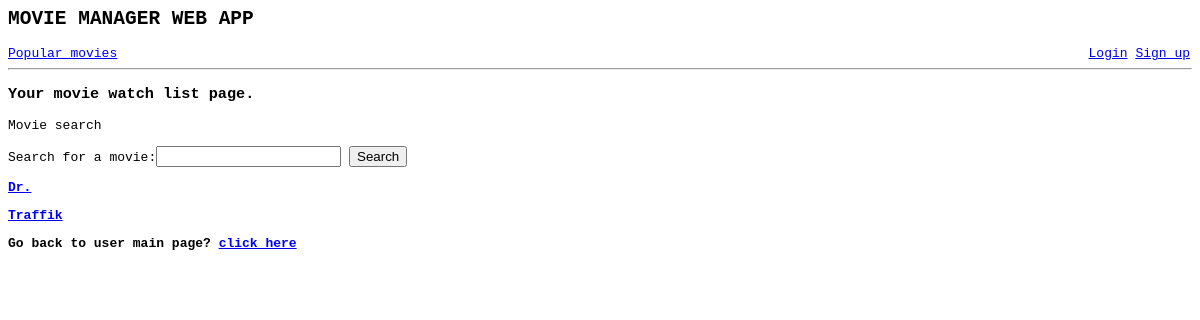
Before: /user/movies/watchlist/ with the older database file.
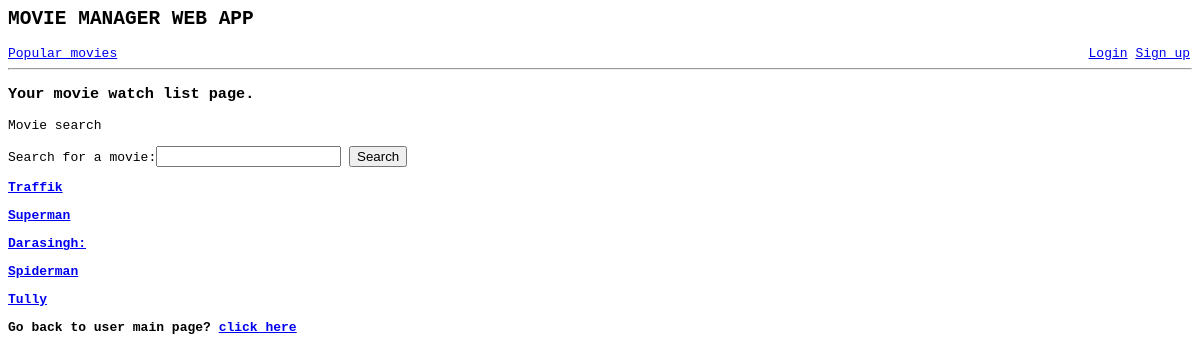
After: the same page with the newer database file.
### movie_wishlist/models.py (models this page shows)
class WatchList(models.Model):
    name = models.CharField(max_length=200)
    year = models.CharField(max_length=200)
    actor = models.CharField(max_length=200)
    director = models.CharField(max_length=200)

### movie_wishlist/views.py (the view)
# urls.py: url(r'^user/movies/watchlist/$', views.watch_list, name = 'watch_list'),
def watch_list(request):
    watchlist = WatchList.objects.all()
    form = WatchListForm()
    search_movie = request.GET.get('search_movie')
    args = {'form' : form, 'watchlist': watchlist}
    return render(request, 'movie_wishlist/watchlist.html', args)

### movie_wishlist/forms.py
class WatchListForm(forms.Form):
    search_movie = forms.CharField(label = 'Search for a movie', max_length = 400)

### movie_wishlist/templates/movie_wishlist/watchlist.html
{% extends 'movie_wishlist/base.html' %}
{% block content %}
<h3>Your movie watch list page.</h3>
{% if message %}
  {{message}}
{% else %}
  <div>
    <p>Movie search</p>
    <form action = "{% url 'movie_list' %}">
      {{ form }}
      <input type = 'submit' value = 'Search' />
    </form>
  </div>
  <div>
    {% for list in watchlist %}
      <p><a href = "{% url 'movie_detail' pk=list.pk %}"><strong> {{list.name}}</a></p>
    {% endfor %}
  </div>
{% endif %}
<p>Go back to user main page? <a href = "{% url 'user' %}">click here</a></p>
{% endblock %}

Changed rows visible on the page:
removed WatchList: name "Dr."
added WatchList: name "Superman"
added WatchList: name "Darasingh:"
added WatchList: name "Spiderman"
added WatchList: name "Tully"
